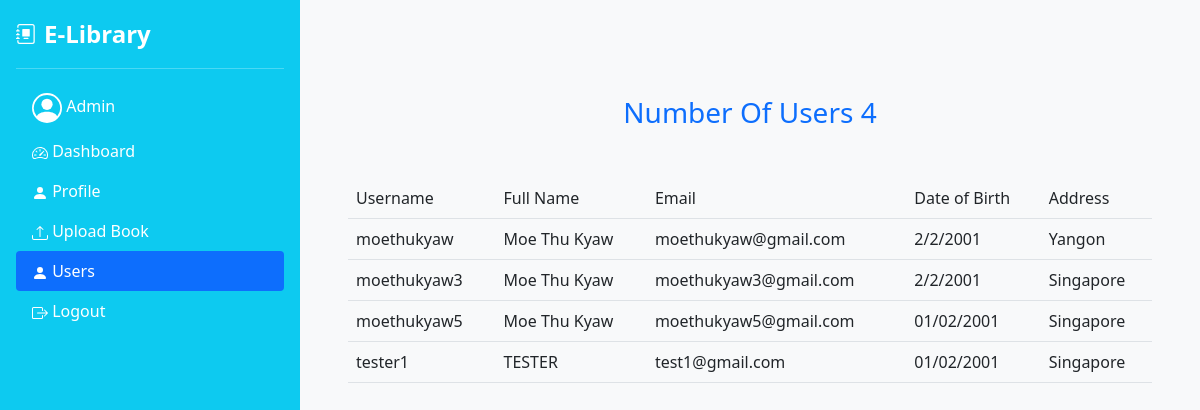
Before: /users (signed in) with the older database file.
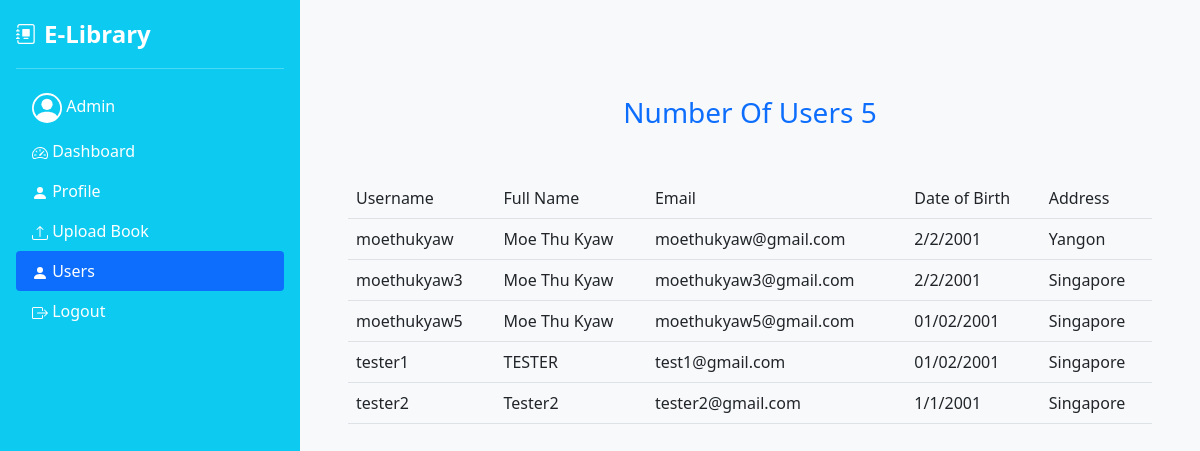
After: the same page with the newer database file.
### tables this page shows
CREATE TABLE "users" (
	"id"	INTEGER,
	"username"	TEXT NOT NULL,
	"email"	TEXT NOT NULL,
	"password"	TEXT NOT NULL,
	"fullname"	TEXT,
	"address"	TEXT,
	"birth"	TEXT,
	"OTP"	TEXT,
	"subscription"	TEXT,
	PRIMARY KEY("id" AUTOINCREMENT)
);

### app.py (the view)
@app.route("/users")
@limiter.limit("5 per minute")
def users():
    if not session.get("admin_id"):
        return redirect("/admin-login")
    user_infos = db.execute("SELECT * FROM users")
    count = db.execute("SELECT COUNT(*) FROM users")
    count_num = count[0]["COUNT(*)"]
    return render_template("users.html", userInfos = user_infos , count=count_num)

### templates/users.html (shortened to what this page needs)
{% extends "admin-layout.html" %}
{% block content %}
    <div class="p-5 bg-light col">
        <h3 class="text-primary text-center my-5">Number Of Users {{ count }}</h3>
            <table class="table mb-5">
                <tbody>
                  <tr>
                    <td>Username</td>
                    <td>Full Name</td>
                    <td>Email</td>
                    <td>Date of Birth</td>
                    <td>Address</td>
                  </tr>
                  {% for userinfo in userInfos %}
                  <tr>
                    <td>{{ userinfo["username"] }}</td>
                    <td>{{ userinfo["fullname"] }}</td>
                    <td>{{ userinfo["email"] }}</td>
                    <td>{{ userinfo["birth"] }}</td>
                    <td>{{ userinfo["address"] }}</td>
                  </tr>
                  {% endfor %}
                </tbody>
            </table>
    </div>
{% endblock %}

### templates/admin-layout.html (shortened to what this page needs)
<!DOCTYPE html>
<html lang="en">
<head>
    <link href="https://cdn.jsdelivr.net/npm/bootstrap@5.1.3/dist/css/bootstrap.min.css" rel="stylesheet">
    <link rel="stylesheet" href="/static/css/style.css">
</head>
<body>
  <div class="container-fluid h-100">
    <div class="row" style="min-height: 100vh !important;">
      <div class="col-3 px-0">
        <div class="d-flex flex-column flex-shrink-0 p-3 text-white bg-info h-100 w-100">
          <a href="#" class="d-flex align-items-center mb-3 mb-md-0 me-md-auto text-white text-decoration-none">
            <span class="text-white fw-bold fs-4 ms-2">E-Library</span>
          </a>
          <hr>
          <ul class="nav nav-pills flex-column mb-auto">
            <li class="nav-item">
                <a href="/profile" class="nav-link text-white">
                  Admin
                </a>
            </li>
            <li class="nav-item">
              <a href="/dashboard" class="nav-link text-white  {% if request.path == "/dashboard" %} active {% endif %}">
                Dashboard
              </a>
            </li>
                <li class="nav-item">
                  <a href="/profile" class="nav-link text-white  {% if request.path == "/profile" %} active {% endif %}">
                    <svg xmlns="http://www.w3.org/2000/svg" width="16" height="16" fill="currentColor" class="bi bi-person-fill" viewBox="0 0 16 16">
                      <path d="M3 14s-1 0-1-1 1-4 6-4 6 3 6 4-1 1-1 1H3zm5-6a3 3 0 1 0 0-6 3 3 0 0 0 0 6z"/>
                    </svg>
                    Profile
                  </a>
                </li>
              <li class="nav-item">
                <a href="/upload" class="nav-link text-white {% if request.path == "/upload" %} active {% endif %}">
                    Upload Book
                </a>
            </li>
                        <li class="nav-item">
                          <a href="/users" class="nav-link text-white  {% if request.path == "/users" %} active {% endif %}">
                            <svg xmlns="http://www.w3.org/2000/svg" width="16" height="16" fill="currentColor" class="bi bi-person-fill" viewBox="0 0 16 16">
                              <path d="M3 14s-1 0-1-1 1-4 6-4 6 3 6 4-1 1-1 1H3zm5-6a3 3 0 1 0 0-6 3 3 0 0 0 0 6z"/>
                            </svg>
                            Users
                          </a>
                        </li>
            <li class="nav-item">
                <a href="/admin-logout" class="nav-link text-white">
                Logout
                </a>
            </li>
          </ul>
      </div>
      </div>
      <div class="col-9 px-0">
        {% block content %}{% endblock %}
      </div>
    </div>
  </div>
</body>
</html>

### static/css/style.css (style rules this page uses)
.nav-item a { transition: 0.5s; }
.col { height: 100vh; overflow-y: scroll; -ms-overflow-style: none; scrollbar-width: none; }

Changed rows visible on the page:
added users: username "tester2", fullname "Tester2", email "tester2@gmail.com", birth "1/1/2001", address "Singapore"
Other visible differences:
{{ count }}: "4" → "5"
